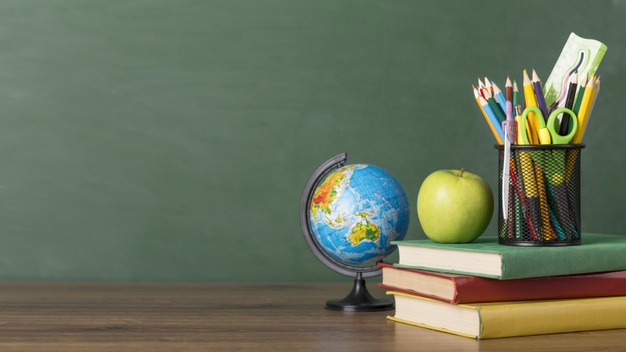
#> input picture images/books.jpg, 626 x 352 px
$ python 2_edge_detection.py
#> lines starting #> are read from the running program, lines starting #| are printed output that depends on the picture; after the words box and inside, x2 and y2 are one past the last pixel; in counts of white or black regions, pixels touching at a corner belong together
import cv2 as cv
import numpy as np

image = cv.imread("images/books.jpg")
#> image is the input picture: shape (352, 626, 3); mean B, G, R 91.7, 112.6, 103.6

gray_image = cv.cvtColor(image, cv.COLOR_BGR2GRAY)
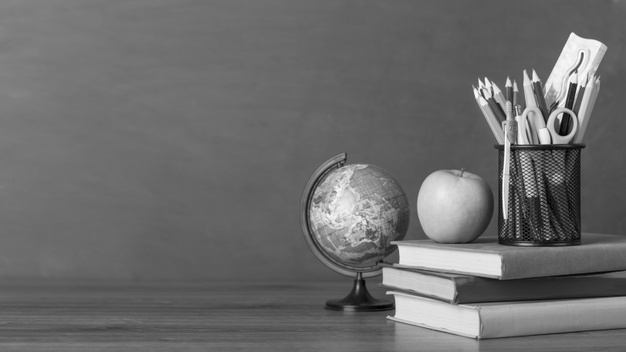
#> gray_image: shape (352, 626); min 0, max 255, mean 107.6

canny = cv.Canny(gray_image, 150, 200)
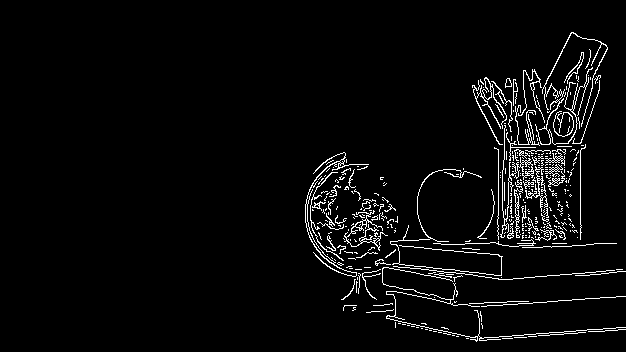
#> canny: shape (352, 626); 3.8% white in thin lines or dots, all inside (x1, y1, x2, y2) = (305, 32, 626, 342)

kernel = np.ones((5,5))
dialation = cv.dilate(canny, kernel)
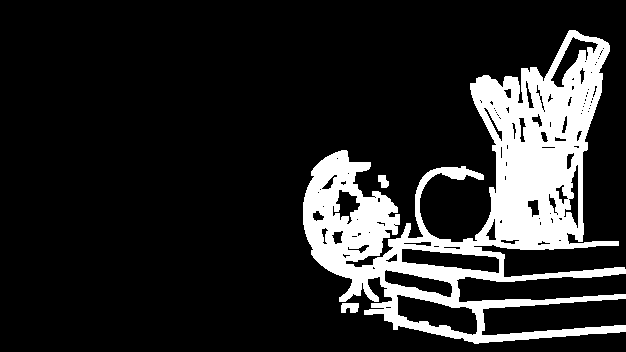
#> dialation: shape (352, 626); 15.8% white; 3 white regions, box (x1, y1, x2, y2) and area: (303, 30, 626, 344) 34532, (341, 303, 359, 313) 152, (378, 175, 389, 188) 105

errosion = cv.erode(dialation, kernel)
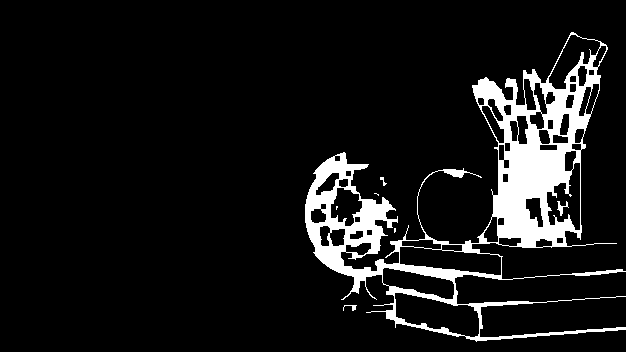
#> errosion: shape (352, 626); 8.9% white; 7 white regions (3 under 20 px), largest, box (x1, y1, x2, y2) and area: (305, 32, 626, 342) 19380, (557, 201, 569, 216) 65, (343, 305, 357, 311) 36, (380, 177, 387, 186) 25


display = np.hstack([gray_image, canny])
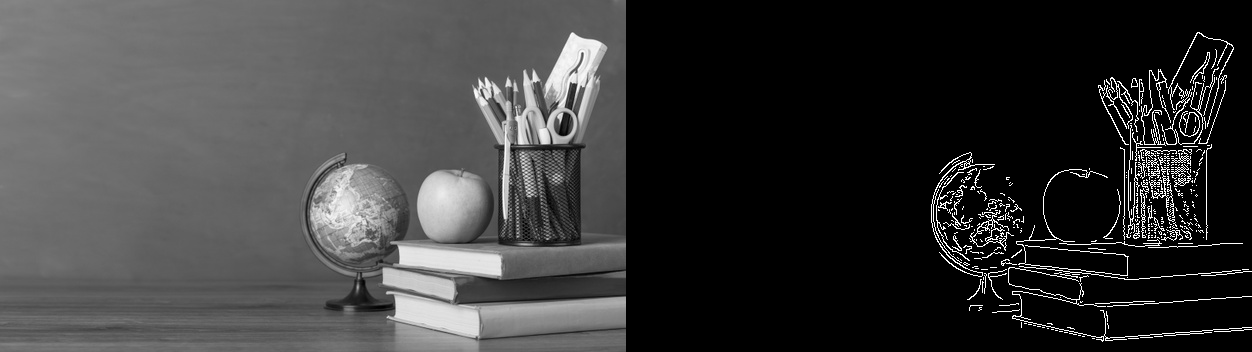
#> display: shape (352, 1252); min 0, max 255, mean 58.7
display2 = np.hstack([dialation, errosion])
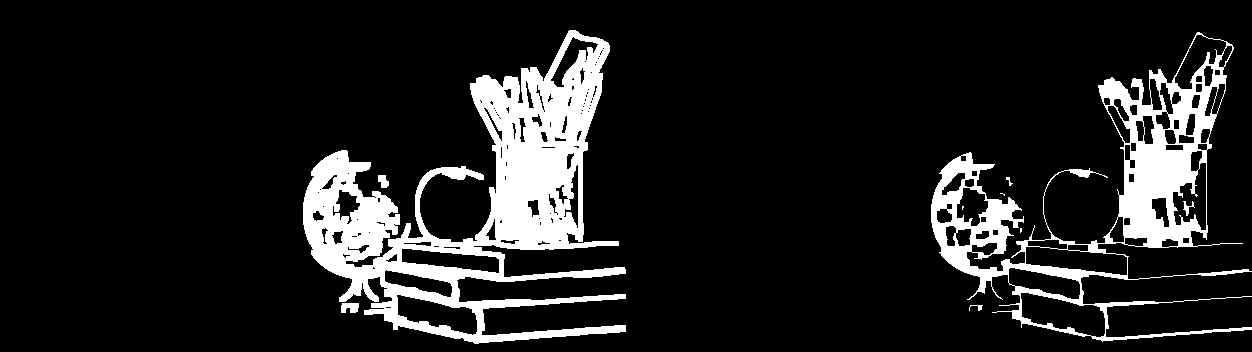
#> display2: shape (352, 1252); 12.3% white; 10 white regions (3 under 20 px), largest, box (x1, y1, x2, y2) and area: (303, 30, 626, 344) 34532, (931, 32, 1252, 342) 19380, (341, 303, 359, 313) 152

cv.imshow("original + edges", display)
cv.waitKey(0)

cv.imshow("dialation + errosion", display2)
cv.waitKey(0)

cv.destroyAllWindows()
